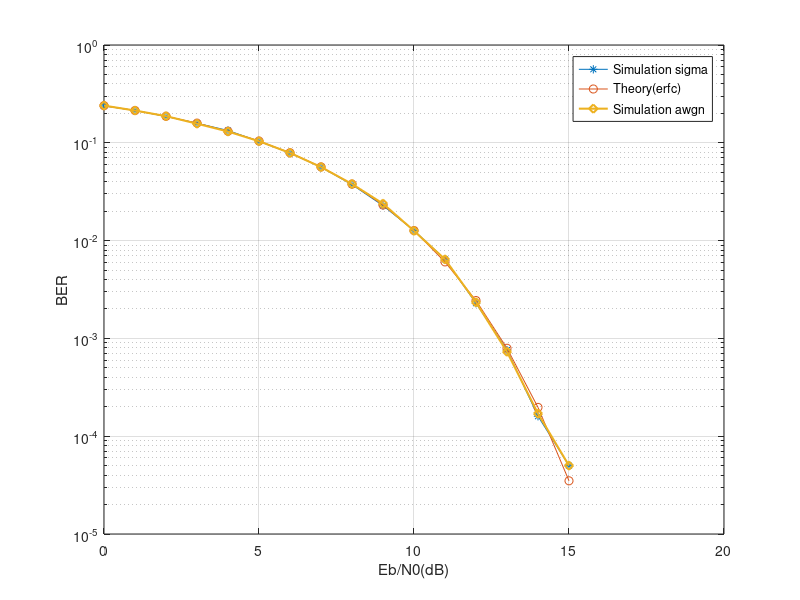

This figure's MATLAB source:
clc;clear; close all;

%random input bits
N=100000;

R = (randi([0 1],1,N)); %Data bits
m = 0 + ((1-0).* R ); %Data bits values

%OOK Mapping
x=zeros(1, N);

for i=1:N
    if m(i) == 0
        x(i) = 0;
    else
        x(i) = 1;
    end
end

ber_sim = zeros(1,16); %Preallocating for speed--bit error rate
ber_sim_2 = zeros(1,16);
ber_theory_erfc = zeros(1,16);

for EbN0dB = 0:1:15 %SNR value in dB
    EbN0 = 10^(EbN0dB/10); %convert to normal scale
    sigma = sqrt(1/(2*EbN0));
    r = m+sigma.*randn(1,N); %AWGN channel with random numbers

    r2 =  awgn (m, EbN0dB, 'measured');
    m_cap=(r>0.5); %detected bits, thresold=0.5
    m_cap_2=(r2>0.5);

    %BER calculation
    noe = sum(x~=m_cap); %number of errors, sum if m is not equal to m_cap
    noe_2 = sum(x~=m_cap_2);
    ber_sim(1,EbN0dB+1) = noe/N; %bit error rate calculation with simulation values
    ber_sim_2(1,EbN0dB+1) = noe_2/N;
    ber_theory_erfc(1,EbN0dB+1) = 0.5*erfc(sqrt(EbN0/4)); %theoretical bit error rate calculation

end


EbN0dB=0:1:15;
semilogy(EbN0dB,ber_sim,'*-',EbN0dB,ber_theory_erfc,'o-',EbN0dB,ber_sim_2,'d-','linewidth',1.5);
xlabel('Eb/N0(dB)');
ylabel('BER');
legend('Simulation sigma','Theory(erfc)', 'Simulation awgn');
grid on;